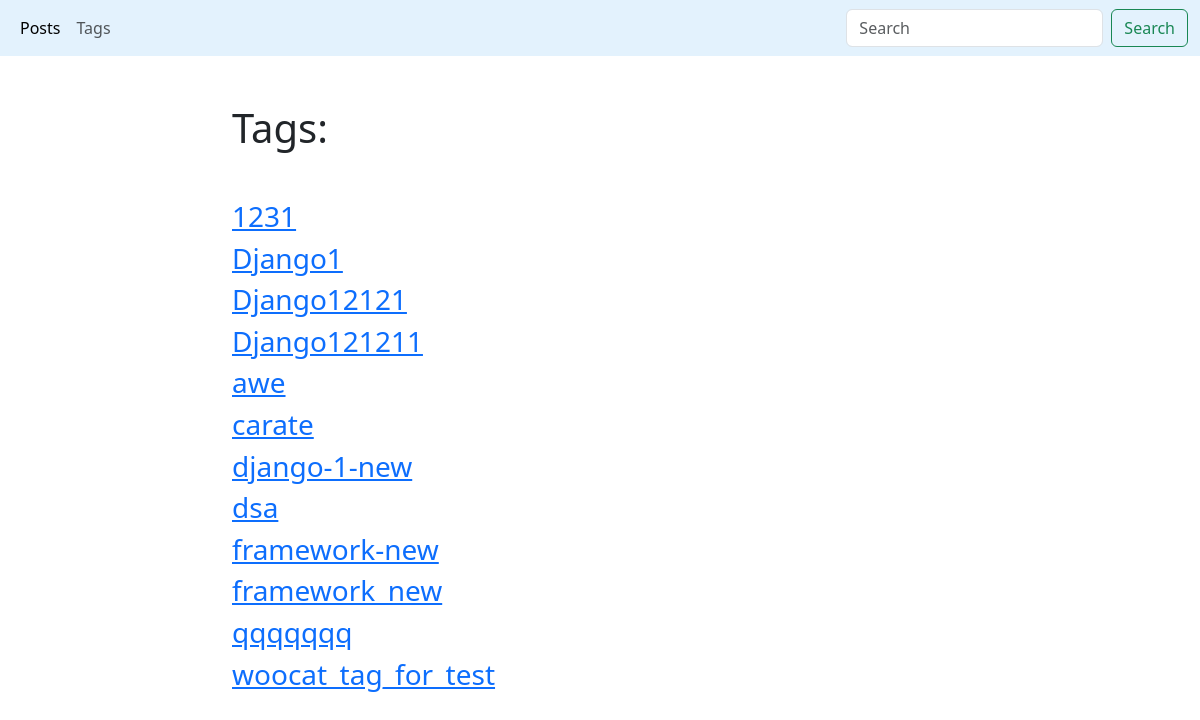
The page /blog/tags/ on the database its author committed.
### blog/models.py (models this page shows, shortened)
class Tag(models.Model):
    title = models.CharField(max_length=50)
    slug = models.SlugField(max_length=50, unique=True)
    def get_absolute_url(self):
        return reverse('tag_detail_url', kwargs={'slug': self.slug})
    class Meta:
        ordering = ['title']

### blog/views.py (the view)
# urls.py: path('tags/', tags_list, name='tags_list_url'),
def tags_list(request):
    tags = Tag.objects.all()
    return render(request, 'blog/tags_list.html', context={'tags': tags})

### blog/templates/blog/tags_list.html (shortened to what this page needs)
{% extends 'blog/base_blog.html' %}
{% block content %}
    <h1 class="mb-5">Tags:</h1>
    {% for tag in tags %}
        <h3><a href="{{ tag.get_absolute_url }}">{{ tag.title }}</a></h3>
    {% endfor %}
{% endblock %}

### blog/templates/blog/base_blog.html (shortened to what this page needs)
{% extends 'base.html' %}

### templates/base.html (shortened to what this page needs)
{% load static %}
<!DOCTYPE html>
<html lang="en">
<head>
    <link href="https://cdn.jsdelivr.net/npm/bootstrap@5.3.1/dist/css/bootstrap.min.css" rel="stylesheet">
    <link rel="stylesheet" href="{% static 'css/styles.css' %}">
</head>
<body>
    <nav class="navbar navbar-expand-lg" style="background-color: #e3f2fd;">
      <div class="container-fluid">
        <div class="collapse navbar-collapse" id="navbarTogglerDemo01">
          <ul class="navbar-nav me-auto mb-2 mb-lg-0">
            <li class="nav-item">
              <a class="nav-link active" aria-current="page" href="{% url 'posts_list_url' %}">Posts</a>
            </li>
            <li class="nav-item">
              <a class="nav-link" href="{% url 'tags_list_url' %}">Tags</a>
            </li>
          </ul>
          <form class="d-flex" role="search" action="{% url 'posts_list_url' %}">
            <input class="form-control me-2" type="search" placeholder="Search" name="search" aria-label="Search">
            <button class="btn btn-outline-success" type="submit">Search</button>
          </form>
        </div>
      </div>
    </nav>
    <div class="container mt-5">
        <div class="row">
            <div class="col-6 offset-md-2">
                {% block content %}{% endblock %}
            </div>
        </div>
    </div>
</body>
</html>

### rows shown on the page
Tag: title "1231"
Tag: title "Django1"
Tag: title "Django12121"
Tag: title "Django121211"
Tag: title "awe"
Tag: title "carate"
Tag: title "django-1-new"
Tag: title "dsa"
Tag: title "framework-new"
Tag: title "framework_new"
Tag: title "qqqqqqq"
Tag: title "woocat_tag_for_test"
